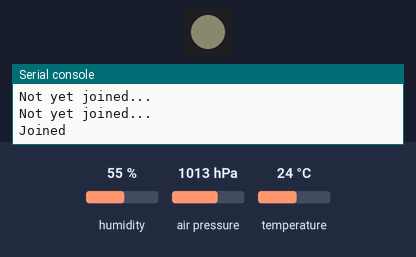
The program below on a simulated Pycom board running MicroPython. Shown: 1 RGB LEDs in strip order, left to right, the last lines printed to the serial console. Inputs (shaded band) come from the test bench; at power-on: humidity 55 %, air pressure 1013 hPa, temperature 24 °C. Dim RGB values are drawn brighter than linear; no radio messages arrive unless stated (any console line starting 'radio sent:' is added by the test bench); the LoRaWAN join succeeds after 3 s and a send takes 0.1 s; library files of the repository ran but are not shown: LIS2HH12.py, SI7006A20.py, LTR329ALS01.py, MPL3115A2.py.

Above: at 5.8 s.
At 7.1 s:
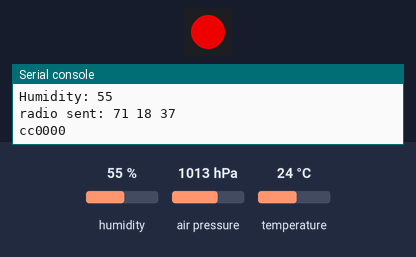
At 9.1 s:
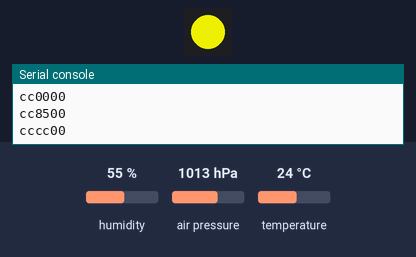
At 12.1 s:
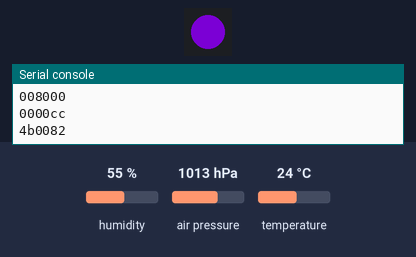
Timing chart, 0 to 14.1 s (numbered marks = the images above):
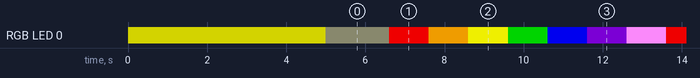

The program:

main.py
```python
from network import LoRa
import socket
import time
import ubinascii
from pycoproc_1 import Pycoproc

import pycom
import machine
import ustruct

from LIS2HH12 import LIS2HH12
from SI7006A20 import SI7006A20
from LTR329ALS01 import LTR329ALS01
from MPL3115A2 import MPL3115A2,ALTITUDE,PRESSURE

pycom.heartbeat(False)
pycom.rgbled(0x7f7f00) # white

# The colors of the rainbow in order.
colors = ["#cc0000", "#cc8500", "#cccc00", "#008000", "#0000cc", "#4b0082", "#ee82ee"]

## Initialise LoRa in LORAWAN mode.
# Picks the region.
lora = LoRa(mode=LoRa.LORAWAN, region=LoRa.EU868)

# Create an OTAA authentication parameters.
app_eui = ubinascii.unhexlify('0000000000000000')
app_key = ubinascii.unhexlify('C7470B6CCF12D08FC698C822A4712205')
dev_eui = ubinascii.unhexlify('70B3D57ED0058597')

# Join a network using OTAA (Over the Air Activation).
lora.join(activation=LoRa.OTAA, auth=(dev_eui, app_eui, app_key), timeout=0)

# Wait until the module has joined the network.
while not lora.has_joined():
    time.sleep(2.5)
    print('Not yet joined...')

print('Joined')
# Create a LoRa socket.
s = socket.socket(socket.AF_LORA, socket.SOCK_RAW)

# Set the LoRaWAN data rate.
s.setsockopt(socket.SOL_LORA, socket.SO_DR, 5)

# Make the socket blocking.
# (waits for the data to be sent and for the 2 receive windows to expire).
s.setblocking(True)

## Main loop which sends the data.
while (True):

    pycom.rgbled(0x0A0A08) # White
    # Sets the current pyom board
    py = Pycoproc(Pycoproc.PYSENSE)
    # Gets pressure measurements
    mpp = MPL3115A2(py,mode=PRESSURE)
    # Gets humidty and temperature measurements
    si = SI7006A20(py)

    # Get and convert pressure to a sendable value (max 255)
    # we convert the value back in TTN
    pressure = int(mpp.pressure() * 0.01 - 900)
    # Gets the temperature
    temperature = int(si.temperature())
    # Gets the humidity
    humidity = int(si.humid_ambient(temperature))
    # Prints values out for debugging
    print("Pressure: " + str(pressure))
    print("Temperature: " + str(temperature))
    print("Humidity: " + str(humidity))
    # Packs the set values into bytes
    pressure = ustruct.pack('b', pressure)
    temperature = ustruct.pack('b', temperature)
    humidity = ustruct.pack('b', humidity)


    # Sends the packed values
    s.send(pressure + temperature + humidity)
    # Initialise a custom wait loop which sets the rgbled
    # to each color of the rainbow every 1 second 70 time.
    loop = 0
    while loop != 70:
        # loops through every color of the rainbow.
        for element in colors:
            # Get a color
            element = element[1:]
            print(element)
            # Set a color
            pycom.rgbled(int(element, 16))
            # Wait 1 second
            time.sleep(1)
        loop += 1

    # End code "Honk mi mi mi..."
```

Measured:
- by itself, RGB LED 0: off → RGB(127, 127, 0) at 0.00 s, → RGB(10, 10, 8) 5.0 s later, → RGB(204, 0, 0) 1.6 s later, → RGB(204, 133, 0) 1.0 s later, … (36 changes in this stretch)
- by itself, everything shown: repeats every 7.0 s, in 7 steps
